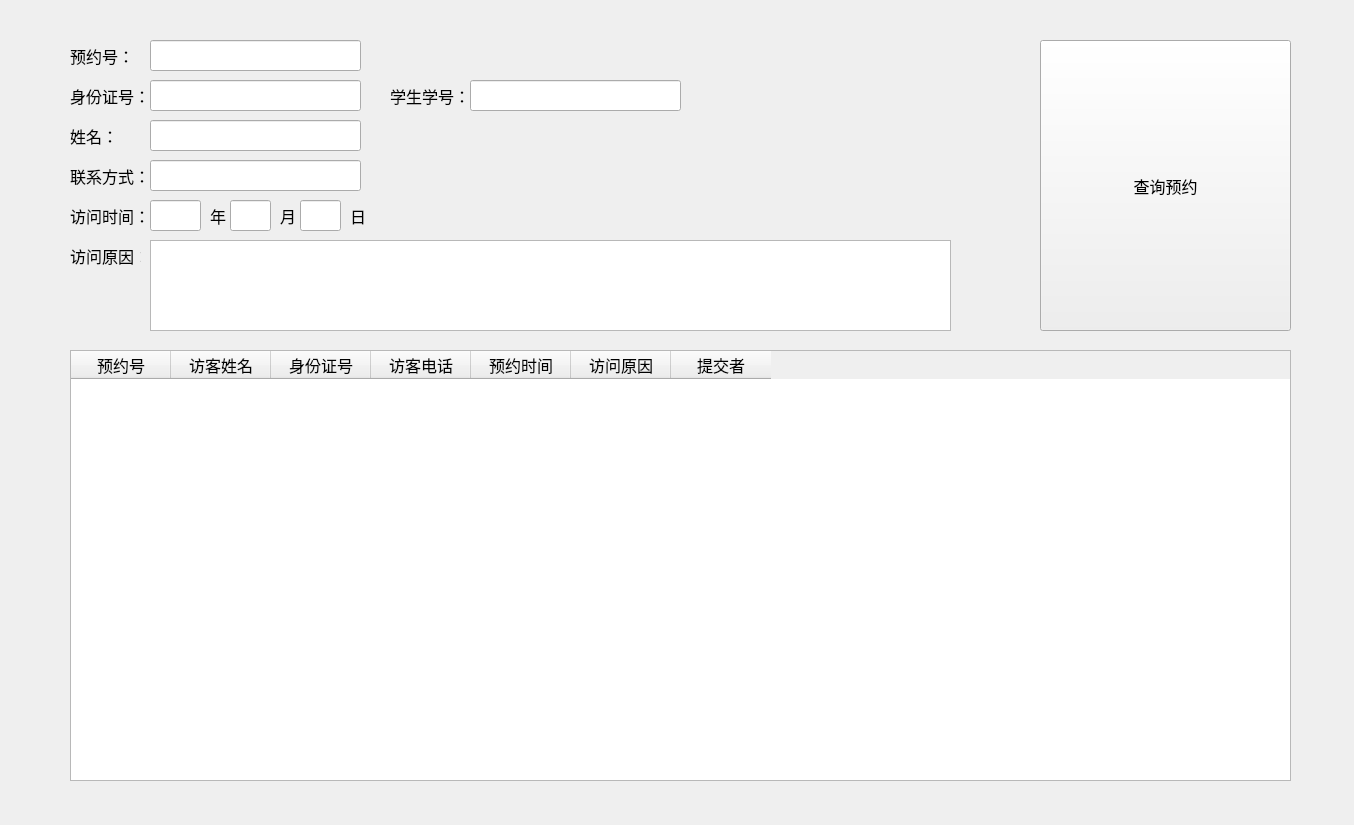
<?xml version="1.0" encoding="UTF-8"?>
<ui version="4.0">
 <class>adm_visit_interface</class>
 <widget class="QWidget" name="adm_visit_interface">
  <property name="geometry">
   <rect>
    <x>0</x>
    <y>0</y>
    <width>1354</width>
    <height>825</height>
   </rect>
  </property>
  <property name="font">
   <font>
    <pointsize>12</pointsize>
   </font>
  </property>
  <property name="windowTitle">
   <string>查询预约</string>
  </property>
  <widget class="QLabel" name="label">
   <property name="geometry">
    <rect>
     <x>70</x>
     <y>80</y>
     <width>81</width>
     <height>31</height>
    </rect>
   </property>
   <property name="text">
    <string>身份证号：</string>
   </property>
  </widget>
  <widget class="QLabel" name="label_2">
   <property name="geometry">
    <rect>
     <x>70</x>
     <y>120</y>
     <width>81</width>
     <height>31</height>
    </rect>
   </property>
   <property name="text">
    <string>姓名：</string>
   </property>
  </widget>
  <widget class="QLabel" name="label_3">
   <property name="geometry">
    <rect>
     <x>70</x>
     <y>160</y>
     <width>81</width>
     <height>31</height>
    </rect>
   </property>
   <property name="text">
    <string>联系方式：</string>
   </property>
  </widget>
  <widget class="QLabel" name="label_4">
   <property name="geometry">
    <rect>
     <x>70</x>
     <y>240</y>
     <width>71</width>
     <height>31</height>
    </rect>
   </property>
   <property name="text">
    <string>访问原因：</string>
   </property>
  </widget>
  <widget class="QLabel" name="label_5">
   <property name="geometry">
    <rect>
     <x>70</x>
     <y>200</y>
     <width>81</width>
     <height>31</height>
    </rect>
   </property>
   <property name="text">
    <string>访问时间：</string>
   </property>
  </widget>
  <widget class="QLineEdit" name="visid">
   <property name="geometry">
    <rect>
     <x>150</x>
     <y>80</y>
     <width>211</width>
     <height>31</height>
    </rect>
   </property>
   <property name="font">
    <font>
     <pointsize>12</pointsize>
     <weight>50</weight>
     <bold>false</bold>
    </font>
   </property>
   <property name="text">
    <string/>
   </property>
  </widget>
  <widget class="QLineEdit" name="name">
   <property name="geometry">
    <rect>
     <x>150</x>
     <y>120</y>
     <width>211</width>
     <height>31</height>
    </rect>
   </property>
  </widget>
  <widget class="QLineEdit" name="telephone">
   <property name="geometry">
    <rect>
     <x>150</x>
     <y>160</y>
     <width>211</width>
     <height>31</height>
    </rect>
   </property>
  </widget>
  <widget class="QLineEdit" name="year">
   <property name="geometry">
    <rect>
     <x>150</x>
     <y>200</y>
     <width>51</width>
     <height>31</height>
    </rect>
   </property>
   <property name="text">
    <string/>
   </property>
  </widget>
  <widget class="QLabel" name="label_6">
   <property name="geometry">
    <rect>
     <x>210</x>
     <y>200</y>
     <width>21</width>
     <height>31</height>
    </rect>
   </property>
   <property name="text">
    <string>年</string>
   </property>
  </widget>
  <widget class="QLineEdit" name="month">
   <property name="geometry">
    <rect>
     <x>230</x>
     <y>200</y>
     <width>41</width>
     <height>31</height>
    </rect>
   </property>
   <property name="text">
    <string/>
   </property>
  </widget>
  <widget class="QLabel" name="label_7">
   <property name="geometry">
    <rect>
     <x>280</x>
     <y>200</y>
     <width>21</width>
     <height>31</height>
    </rect>
   </property>
   <property name="text">
    <string>月</string>
   </property>
  </widget>
  <widget class="QLabel" name="label_8">
   <property name="geometry">
    <rect>
     <x>350</x>
     <y>200</y>
     <width>21</width>
     <height>31</height>
    </rect>
   </property>
   <property name="text">
    <string>日</string>
   </property>
  </widget>
  <widget class="QLineEdit" name="day">
   <property name="geometry">
    <rect>
     <x>300</x>
     <y>200</y>
     <width>41</width>
     <height>31</height>
    </rect>
   </property>
   <property name="text">
    <string/>
   </property>
  </widget>
  <widget class="QPushButton" name="query_reservation">
   <property name="geometry">
    <rect>
     <x>1040</x>
     <y>40</y>
     <width>251</width>
     <height>291</height>
    </rect>
   </property>
   <property name="text">
    <string>查询预约</string>
   </property>
  </widget>
  <widget class="QPlainTextEdit" name="reason">
   <property name="geometry">
    <rect>
     <x>150</x>
     <y>240</y>
     <width>801</width>
     <height>91</height>
    </rect>
   </property>
   <property name="plainText">
    <string/>
   </property>
  </widget>
  <widget class="QTableWidget" name="res_table">
   <property name="geometry">
    <rect>
     <x>70</x>
     <y>350</y>
     <width>1221</width>
     <height>431</height>
    </rect>
   </property>
   <property name="editTriggers">
    <set>QAbstractItemView::NoEditTriggers</set>
   </property>
   <property name="horizontalScrollMode">
    <enum>QAbstractItemView::ScrollPerPixel</enum>
   </property>
   <property name="rowCount">
    <number>0</number>
   </property>
   <property name="columnCount">
    <number>7</number>
   </property>
   <attribute name="verticalHeaderVisible">
    <bool>false</bool>
   </attribute>
   <column>
    <property name="text">
     <string>预约号</string>
    </property>
   </column>
   <column>
    <property name="text">
     <string>访客姓名</string>
    </property>
   </column>
   <column>
    <property name="text">
     <string>身份证号</string>
    </property>
   </column>
   <column>
    <property name="text">
     <string>访客电话</string>
    </property>
   </column>
   <column>
    <property name="text">
     <string>预约时间</string>
    </property>
   </column>
   <column>
    <property name="text">
     <string>访问原因</string>
    </property>
   </column>
   <column>
    <property name="text">
     <string>提交者</string>
    </property>
   </column>
  </widget>
  <widget class="QLabel" name="label_10">
   <property name="geometry">
    <rect>
     <x>70</x>
     <y>40</y>
     <width>81</width>
     <height>31</height>
    </rect>
   </property>
   <property name="text">
    <string>预约号：</string>
   </property>
  </widget>
  <widget class="QLineEdit" name="resid">
   <property name="geometry">
    <rect>
     <x>150</x>
     <y>40</y>
     <width>211</width>
     <height>31</height>
    </rect>
   </property>
   <property name="font">
    <font>
     <pointsize>12</pointsize>
     <weight>50</weight>
     <bold>false</bold>
    </font>
   </property>
   <property name="text">
    <string/>
   </property>
  </widget>
  <widget class="QLabel" name="label_9">
   <property name="geometry">
    <rect>
     <x>390</x>
     <y>80</y>
     <width>81</width>
     <height>31</height>
    </rect>
   </property>
   <property name="text">
    <string>学生学号：</string>
   </property>
  </widget>
  <widget class="QLineEdit" name="stuid">
   <property name="geometry">
    <rect>
     <x>470</x>
     <y>80</y>
     <width>211</width>
     <height>31</height>
    </rect>
   </property>
   <property name="font">
    <font>
     <pointsize>12</pointsize>
     <weight>50</weight>
     <bold>false</bold>
    </font>
   </property>
   <property name="text">
    <string/>
   </property>
  </widget>
 </widget>
 <resources/>
 <connections/>
</ui>
